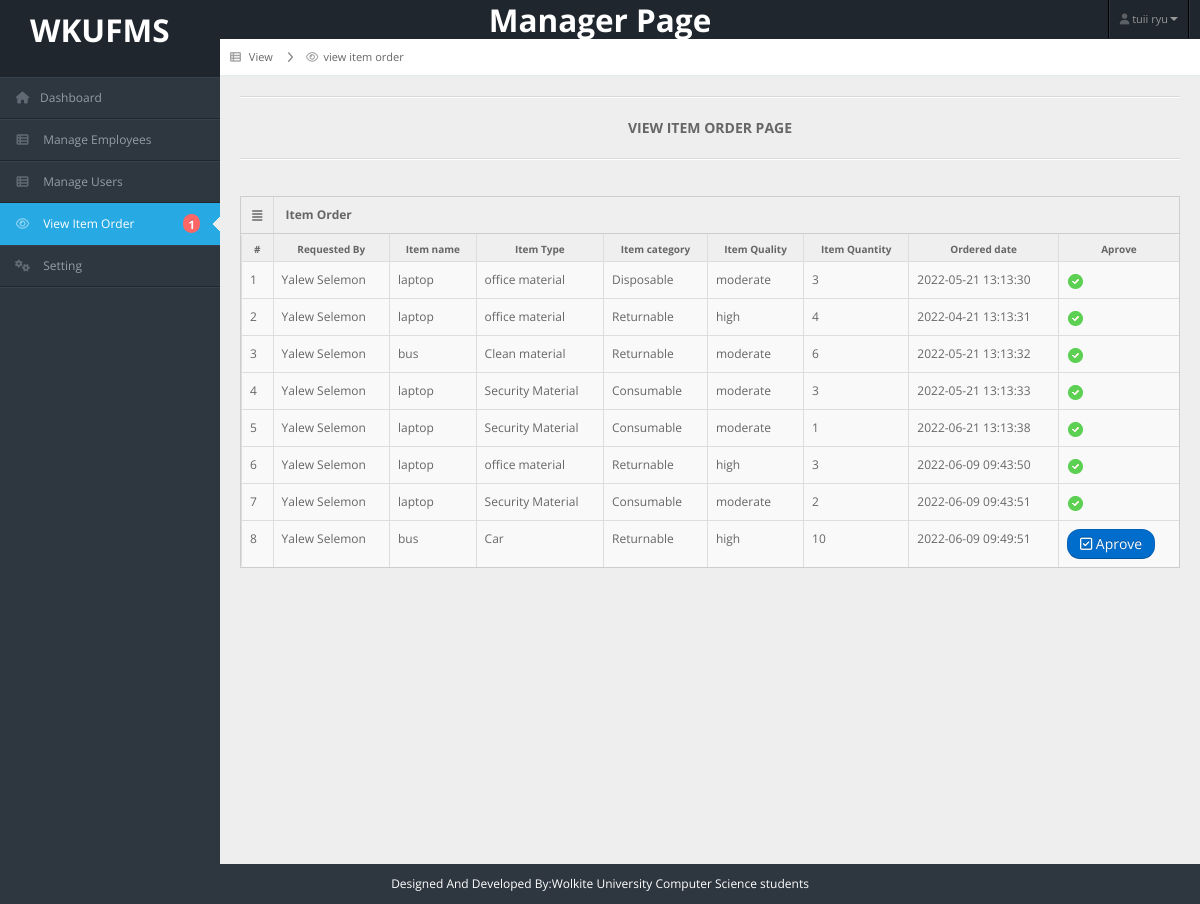
Before: /manager/view_item_order.php (signed in) with the older database file.
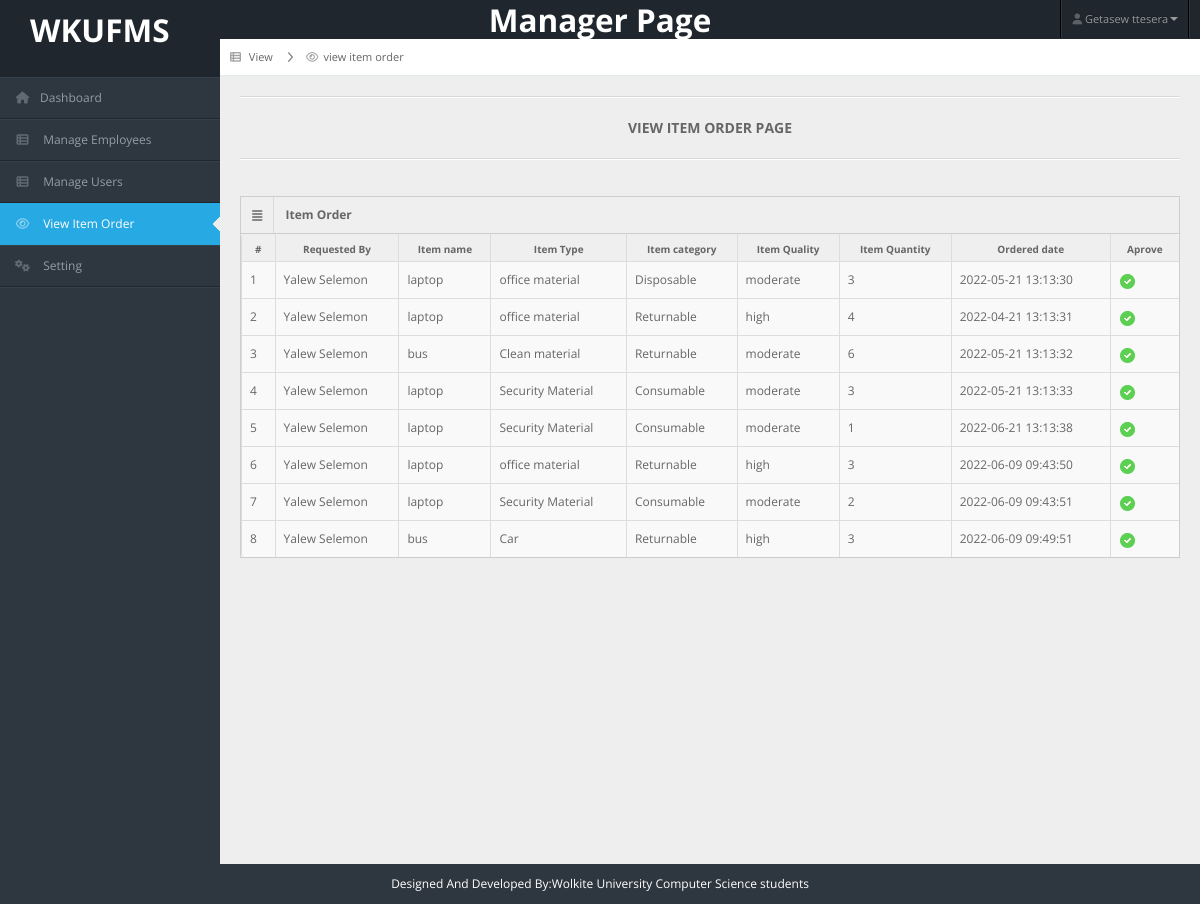
After: the same page with the newer database file.
### tables this page shows
CREATE TABLE `item_order` (
  `order_id` int(11) NOT NULL AUTO_INCREMENT,
  `req_id` int(11) NOT NULL,
  `emp_id` int(100) NOT NULL,
  `item_name` varchar(100) NOT NULL,
  `item_type` varchar(100) NOT NULL,
  `item_category` varchar(100) NOT NULL,
  `quality` varchar(100) NOT NULL,
  `quantity` int(100) NOT NULL,
  `orderd_date` datetime NOT NULL,
  `aprove` int(11) NOT NULL,
  `give` int(11) NOT NULL,
  PRIMARY KEY (`order_id`),
  KEY `emp_id` (`emp_id`),
  KEY `req_id` (`req_id`),
  CONSTRAINT `item_order_ibfk_1` FOREIGN KEY (`req_id`) REFERENCES `item_request` (`re_id`)
);

CREATE TABLE `employee` (
  `id` int(11) NOT NULL AUTO_INCREMENT,
  `emp_id` varchar(50) DEFAULT NULL,
  `fname` varchar(50) NOT NULL,
  `mname` varchar(50) NOT NULL,
  `lname` varchar(50) NOT NULL,
  `gender` varchar(20) NOT NULL,
  `age` int(11) NOT NULL,
  `gmail` varchar(100) NOT NULL,
  `phone` int(11) NOT NULL,
  `nationality` varchar(100) NOT NULL,
  `address` varchar(255) NOT NULL,
  `salary` float NOT NULL,
  `jop_position` varchar(100) NOT NULL,
  `status` int(100) NOT NULL,
  `avater` varchar(100) NOT NULL,
  PRIMARY KEY (`id`)
);

### manager/view_item_order.php (the view, shortened to what the changed rows need)
<?php
include("header.php");
include("../connection.php")
?>
<div id="content">
    <div class="container-fluid">
        <div class="row-fluid">
            <div class="span12">
                <div class="widget-box">
                    <div class="widget-content nopadding">
                        <table class="table table-bordered table-striped">
                            <thead>
                                <tr>
                                    <th>#</th>
                                    <th>Requested By</th>
                                    <th>Item name</th>
                                    <th>Item Type</th>
                                    <th>Item category</th>
                                    <th>Item Quality</th>
                                    <th>Item Quantity</th>
                                    <th>Ordered date</th>
                                    <th>Aprove</th>
                                </tr>
                            </thead>
                            <tbody id="output">
                                <?php
                                $result = mysqli_query($con, "SELECT *from item_order;");
                                $no = 1;
                                if (mysqli_num_rows($result) > 0) {
                                    while ($row = mysqli_fetch_array($result)) {
                                        $e_id = $row["emp_id"];
                                        $sql = mysqli_query($con, "SELECT *FROM employee where id=$e_id") or die("error occured" . mysqli_error($con));
                                        $emp_info = mysqli_fetch_array($sql);
                                        $re_by = $emp_info['fname'] . ' ' . $emp_info['mname'];
                                ?>
                                <tr>
                                    <td><?php echo $no; ?></td>
                                    <td><?php echo $re_by; ?></td>
                                    <td><?php echo $row['item_name']; ?></td>
                                    <td><?php echo $row["item_type"]; ?></td>
                                    <td><?php echo $row["item_category"]; ?></td>
                                    <td><?php echo $row["quality"]; ?></td>
                                    <td><?php echo $row["quantity"]; ?></td>
                                    <td><?php echo $row["orderd_date"]; ?></td>
                                    <td> <?php if ($row["aprove"] == "1") { ?>
                                        <img src="../images/tick.png" alt="" class="img-fluid"></a>
                                        <?php
                                                    } else { ?>
                                        <a href="aprove_item_order.php?id=<?php echo $row['order_id'] ?>" class="btn
                                        btn-primary" style="border-radius:13px"><i class="icon-check"></i>
                                            Aprove</a>
                                        <?php
                                                    }
                                                ?>
                                    </td>
                                </tr>
                                <?php
                                        $no++;
                                    }
                                }
                                ?>
                            </tbody>
                        </table>
                    </div>
                </div>
            </div>
        </div>
    </div>
</div>
<?php
include("footer.php");
?>

### manager/header.php (shortened to what the changed rows need)
<?php
include("../connection.php");
$full_name = $_SESSION['fname'] . ' ' . $_SESSION['mname'];
$result = mysqli_query($con, "SELECT *from item_order where aprove='0';");
$un_read = mysqli_num_rows($result);
?>
<!DOCTYPE html>
<html lang="en">
<head>
    <link rel="stylesheet" href="../bootstrap/css/bootstrap.min.css" />
    <link rel="stylesheet" href="../bootstrap/css/bootstrap-responsive.min.css" />
    <link rel="stylesheet" href="../bootstrap/css/fullcalendar.css" />
    <link rel="stylesheet" href="../bootstrap/css/matrix-style.css" />
    <link rel="stylesheet" href="../bootstrap/css/matrix-media.css" />
    <link rel="stylesheet" href="../bootstrap/font-awesome/css/font-awesome.css" />
    <link rel="stylesheet" href="../bootstrap/css/jquery.gritter.css" />
    <link rel="stylesheet" href="../boot/all.min.css" />
</head>
<body>
    <div id="header">
        <h2 style="color: white;position: absolute">
            <a href="demo.php" style="color:white; margin-left: 30px; margin-top: 40px">WKUFMS</a>
        </h2>
        <h2 style="color: white;">
            <center>Manager Page</center>
        </h2>
    </div>
    <div id="user-nav" class="navbar navbar-inverse">
        <ul class="nav">
            <li class="dropdown" id="profile-messages">
                <a title="Your profile" href="#" data-toggle="dropdown" data-target="#profile-messages"
                    class="dropdown-toggle"><i class="icon icon-user"></i> <span
                        class="text"><?php echo $full_name; ?></span><b class="caret"></b></a>
            </li>
        </ul>
    </div>
    <div id="sidebar">
        <?php $page_active = substr($_SERVER["SCRIPT_NAME"], strrpos($_SERVER["SCRIPT_NAME"], "/") + 1); ?>
        <ul id="bar">
            <li class="<?= $page_active == 'view_item_order.php' ? 'active' : '' ?>">
                <a href="view_item_order.php"><i class="icon-eye-open"></i>
                    <span>View Item Order</span>
                    <?php if ($un_read > 0) {
                        echo '<span class="label label-important" style="border-radius:30px">' . $un_read . '</span>';
                    } ?></a>
            </li>
        </ul>
    </div>

Changed rows visible on the page:
changed item_order "Car": quantity "10" → "3"; aprove: picture added; no longer shows "Aprove"
Other visible differences:
$full_name: "tuii ryu" → "Getasew ttesera"
$un_read: "1" → (not shown)
